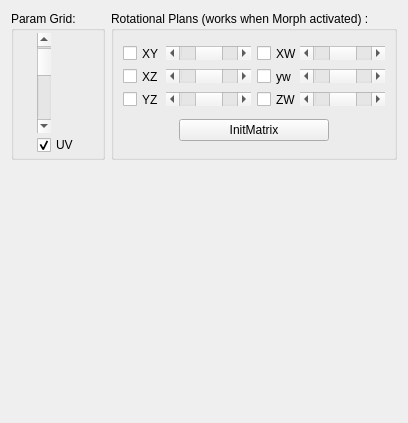
                  <widget class="QWidget" name="tab_5">
                   <attribute name="title">
                    <string>Grid/Rotational Plans</string>
                   </attribute>
                   <layout class="QGridLayout" name="gridLayout_12">
                    <item row="0" column="0">
                     <layout class="QHBoxLayout" name="horizontalLayout_6">
                      <item>
                       <widget class="QGroupBox" name="ParamgroupBox_3">
                        <property name="sizePolicy">
                         <sizepolicy hsizetype="Expanding" vsizetype="Expanding">
                          <horstretch>0</horstretch>
                          <verstretch>0</verstretch>
                         </sizepolicy>
                        </property>
                        <property name="title">
                         <string>Param Grid:</string>
                        </property>
                        <layout class="QGridLayout" name="gridLayout_25">
                         <property name="leftMargin">
                          <number>2</number>
                         </property>
                         <property name="topMargin">
                          <number>2</number>
                         </property>
                         <property name="rightMargin">
                          <number>2</number>
                         </property>
                         <property name="bottomMargin">
                          <number>2</number>
                         </property>
                         <property name="spacing">
                          <number>2</number>
                         </property>
                         <item row="0" column="0">
                          <widget class="QScrollBar" name="linecolumn_3">
                           <property name="sizePolicy">
                            <sizepolicy hsizetype="Fixed" vsizetype="Expanding">
                             <horstretch>0</horstretch>
                             <verstretch>0</verstretch>
                            </sizepolicy>
                           </property>
                           <property name="minimumSize">
                            <size>
                             <width>0</width>
                             <height>100</height>
                            </size>
                           </property>
                           <property name="maximumSize">
                            <size>
                             <width>16777215</width>
                             <height>150</height>
                            </size>
                           </property>
                           <property name="minimum">
                            <number>1</number>
                           </property>
                           <property name="maximum">
                            <number>1000</number>
                           </property>
                           <property name="pageStep">
                            <number>1</number>
                           </property>
                           <property name="value">
                            <number>50</number>
                           </property>
                           <property name="orientation">
                            <enum>Qt::Vertical</enum>
                           </property>
                          </widget>
                         </item>
                         <item row="1" column="0">
                          <widget class="QCheckBox" name="uv4D">
                           <property name="sizePolicy">
                            <sizepolicy hsizetype="Fixed" vsizetype="Fixed">
                             <horstretch>0</horstretch>
                             <verstretch>0</verstretch>
                            </sizepolicy>
                           </property>
                           <property name="text">
                            <string>UV</string>
                           </property>
                           <property name="checked">
                            <bool>true</bool>
                           </property>
                          </widget>
                         </item>
                        </layout>
                       </widget>
                      </item>
                      <item>
                       <widget class="QGroupBox" name="groupBox_3">
                        <property name="sizePolicy">
                         <sizepolicy hsizetype="Expanding" vsizetype="Expanding">
                          <horstretch>0</horstretch>
                          <verstretch>0</verstretch>
                         </sizepolicy>
                        </property>
                        <property name="minimumSize">
                         <size>
                          <width>0</width>
                          <height>0</height>
                         </size>
                        </property>
                        <property name="title">
                         <string>Rotational Plans (works when Morph activated) :</string>
                        </property>
                        <layout class="QGridLayout" name="gridLayout_7">
                         <item row="0" column="0">
                          <layout class="QGridLayout" name="gridLayout_11">
                           <item row="0" column="0">
                            <layout class="QHBoxLayout" name="horizontalLayout_12">
                             <property name="spacing">
                              <number>2</number>
                             </property>
                             <item>
                              <widget class="QCheckBox" name="xycheckBox">
                               <property name="sizePolicy">
                                <sizepolicy hsizetype="Fixed" vsizetype="Fixed">
                                 <horstretch>0</horstretch>
                                 <verstretch>0</verstretch>
                                </sizepolicy>
                               </property>
                               <property name="minimumSize">
                                <size>
                                 <width>41</width>
                                 <height>17</height>
                                </size>
                               </property>
                               <property name="maximumSize">
                                <size>
                                 <width>41</width>
                                 <height>17</height>
                                </size>
                               </property>
                               <property name="text">
                                <string>XY</string>
                               </property>
                              </widget>
                             </item>
                             <item>
                              <widget class="QScrollBar" name="xyhorizontalScrollBar">
                               <property name="sizePolicy">
                                <sizepolicy hsizetype="Expanding" vsizetype="Fixed">
                                 <horstretch>0</horstretch>
                                 <verstretch>0</verstretch>
                                </sizepolicy>
                               </property>
                               <property name="minimum">
                                <number>-10</number>
                               </property>
                               <property name="maximum">
                                <number>10</number>
                               </property>
                               <property name="orientation">
                                <enum>Qt::Horizontal</enum>
                               </property>
                              </widget>
                             </item>
                            </layout>
                           </item>
                           <item row="0" column="1">
                            <layout class="QHBoxLayout" name="horizontalLayout_17">
                             <property name="spacing">
                              <number>2</number>
                             </property>
                             <item>
                              <widget class="QCheckBox" name="xwcheckBox">
                               <property name="sizePolicy">
                                <sizepolicy hsizetype="Fixed" vsizetype="Fixed">
                                 <horstretch>0</horstretch>
                                 <verstretch>0</verstretch>
                                </sizepolicy>
                               </property>
                               <property name="minimumSize">
                                <size>
                                 <width>41</width>
                                 <height>17</height>
                                </size>
                               </property>
                               <property name="maximumSize">
                                <size>
                                 <width>41</width>
                                 <height>17</height>
                                </size>
                               </property>
                               <property name="text">
                                <string>XW</string>
                               </property>
                              </widget>
                             </item>
                             <item>
                              <widget class="QScrollBar" name="xwhorizontalScrollBar">
                               <property name="sizePolicy">
                                <sizepolicy hsizetype="Expanding" vsizetype="Fixed">
                                 <horstretch>0</horstretch>
                                 <verstretch>0</verstretch>
                                </sizepolicy>
                               </property>
                               <property name="minimum">
                                <number>-10</number>
                               </property>
                               <property name="maximum">
                                <number>10</number>
                               </property>
                               <property name="orientation">
                                <enum>Qt::Horizontal</enum>
                               </property>
                              </widget>
                             </item>
                            </layout>
                           </item>
                           <item row="1" column="0">
                            <layout class="QHBoxLayout" name="horizontalLayout_13">
                             <property name="spacing">
                              <number>2</number>
                             </property>
                             <item>
                              <widget class="QCheckBox" name="xzcheckBox">
                               <property name="sizePolicy">
                                <sizepolicy hsizetype="Fixed" vsizetype="Fixed">
                                 <horstretch>0</horstretch>
                                 <verstretch>0</verstretch>
                                </sizepolicy>
                               </property>
                               <property name="minimumSize">
                                <size>
                                 <width>41</width>
                                 <height>17</height>
                                </size>
                               </property>
                               <property name="maximumSize">
                                <size>
                                 <width>41</width>
                                 <height>17</height>
                                </size>
                               </property>
                               <property name="text">
                                <string>XZ</string>
                               </property>
                              </widget>
                             </item>
                             <item>
                              <widget class="QScrollBar" name="xzhorizontalScrollBar">
                               <property name="sizePolicy">
                                <sizepolicy hsizetype="Expanding" vsizetype="Fixed">
                                 <horstretch>0</horstretch>
                                 <verstretch>0</verstretch>
                                </sizepolicy>
                               </property>
                               <property name="minimum">
                                <number>-10</number>
                               </property>
                               <property name="maximum">
                                <number>10</number>
                               </property>
                               <property name="orientation">
                                <enum>Qt::Horizontal</enum>
                               </property>
                              </widget>
                             </item>
                            </layout>
                           </item>
                           <item row="1" column="1">
                            <layout class="QHBoxLayout" name="horizontalLayout_16">
                             <property name="spacing">
                              <number>2</number>
                             </property>
                             <item>
                              <widget class="QCheckBox" name="ywcheckBox">
                               <property name="sizePolicy">
                                <sizepolicy hsizetype="Fixed" vsizetype="Fixed">
                                 <horstretch>0</horstretch>
                                 <verstretch>0</verstretch>
                                </sizepolicy>
                               </property>
                               <property name="minimumSize">
                                <size>
                                 <width>41</width>
                                 <height>17</height>
                                </size>
                               </property>
                               <property name="maximumSize">
                                <size>
                                 <width>41</width>
                                 <height>17</height>
                                </size>
                               </property>
                               <property name="text">
                                <string>yw</string>
                               </property>
                              </widget>
                             </item>
                             <item>
                              <widget class="QScrollBar" name="ywhorizontalScrollBar">
                               <property name="sizePolicy">
                                <sizepolicy hsizetype="Expanding" vsizetype="Fixed">
                                 <horstretch>0</horstretch>
                                 <verstretch>0</verstretch>
                                </sizepolicy>
                               </property>
                               <property name="minimum">
                                <number>-10</number>
                               </property>
                               <property name="maximum">
                                <number>10</number>
                               </property>
                               <property name="orientation">
                                <enum>Qt::Horizontal</enum>
                               </property>
                              </widget>
                             </item>
                            </layout>
                           </item>
                           <item row="2" column="0">
                            <layout class="QHBoxLayout" name="horizontalLayout_14">
                             <property name="spacing">
                              <number>2</number>
                             </property>
                             <item>
                              <widget class="QCheckBox" name="yzcheckBox">
                               <property name="sizePolicy">
                                <sizepolicy hsizetype="Fixed" vsizetype="Fixed">
                                 <horstretch>0</horstretch>
                                 <verstretch>0</verstretch>
                                </sizepolicy>
                               </property>
                               <property name="minimumSize">
                                <size>
                                 <width>41</width>
                                 <height>17</height>
                                </size>
                               </property>
                               <property name="maximumSize">
                                <size>
                                 <width>41</width>
                                 <height>17</height>
                                </size>
                               </property>
                               <property name="text">
                                <string>YZ</string>
                               </property>
                              </widget>
                             </item>
                             <item>
                              <widget class="QScrollBar" name="yzhorizontalScrollBar">
                               <property name="sizePolicy">
                                <sizepolicy hsizetype="Expanding" vsizetype="Fixed">
                                 <horstretch>0</horstretch>
                                 <verstretch>0</verstretch>
                                </sizepolicy>
                               </property>
                               <property name="minimum">
                                <number>-10</number>
                               </property>
                               <property name="maximum">
                                <number>10</number>
                               </property>
                               <property name="orientation">
                                <enum>Qt::Horizontal</enum>
                               </property>
                              </widget>
                             </item>
                            </layout>
                           </item>
                           <item row="2" column="1">
                            <layout class="QHBoxLayout" name="horizontalLayout_15">
                             <property name="spacing">
                              <number>2</number>
                             </property>
                             <item>
                              <widget class="QCheckBox" name="zwcheckBox">
                               <property name="sizePolicy">
                                <sizepolicy hsizetype="Fixed" vsizetype="Fixed">
                                 <horstretch>0</horstretch>
                                 <verstretch>0</verstretch>
                                </sizepolicy>
                               </property>
                               <property name="minimumSize">
                                <size>
                                 <width>41</width>
                                 <height>17</height>
                                </size>
                               </property>
                               <property name="maximumSize">
                                <size>
                                 <width>41</width>
                                 <height>17</height>
                                </size>
                               </property>
                               <property name="text">
                                <string>ZW</string>
                               </property>
                              </widget>
                             </item>
                             <item>
                              <widget class="QScrollBar" name="zwhorizontalScrollBar">
                               <property name="sizePolicy">
                                <sizepolicy hsizetype="Expanding" vsizetype="Fixed">
                                 <horstretch>0</horstretch>
                                 <verstretch>0</verstretch>
                                </sizepolicy>
                               </property>
                               <property name="minimum">
                                <number>-10</number>
                               </property>
                               <property name="maximum">
                                <number>10</number>
                               </property>
                               <property name="orientation">
                                <enum>Qt::Horizontal</enum>
                               </property>
                              </widget>
                             </item>
                            </layout>
                           </item>
                          </layout>
                         </item>
                         <item row="1" column="0">
                          <layout class="QHBoxLayout" name="horizontalLayout_23">
                           <item>
                            <spacer name="horizontalSpacer_9">
                             <property name="orientation">
                              <enum>Qt::Horizontal</enum>
                             </property>
                             <property name="sizeHint" stdset="0">
                              <size>
                               <width>40</width>
                               <height>20</height>
                              </size>
                             </property>
                            </spacer>
                           </item>
                           <item>
                            <widget class="QPushButton" name="InitMatrix">
                             <property name="sizePolicy">
                              <sizepolicy hsizetype="Fixed" vsizetype="Fixed">
                               <horstretch>0</horstretch>
                               <verstretch>0</verstretch>
                              </sizepolicy>
                             </property>
                             <property name="minimumSize">
                              <size>
                               <width>150</width>
                               <height>0</height>
                              </size>
                             </property>
                             <property name="text">
                              <string>InitMatrix</string>
                             </property>
                            </widget>
                           </item>
                           <item>
                            <spacer name="horizontalSpacer_10">
                             <property name="orientation">
                              <enum>Qt::Horizontal</enum>
                             </property>
                             <property name="sizeHint" stdset="0">
                              <size>
                               <width>40</width>
                               <height>20</height>
                              </size>
                             </property>
                            </spacer>
                           </item>
                          </layout>
                         </item>
                        </layout>
                       </widget>
                      </item>
                     </layout>
                    </item>
                    <item row="1" column="0">
                     <spacer name="verticalSpacer_3">
                      <property name="orientation">
                       <enum>Qt::Vertical</enum>
                      </property>
                      <property name="sizeHint" stdset="0">
                       <size>
                        <width>20</width>
                        <height>252</height>
                       </size>
                      </property>
                     </spacer>
                    </item>
                   </layout>
                  </widget>
